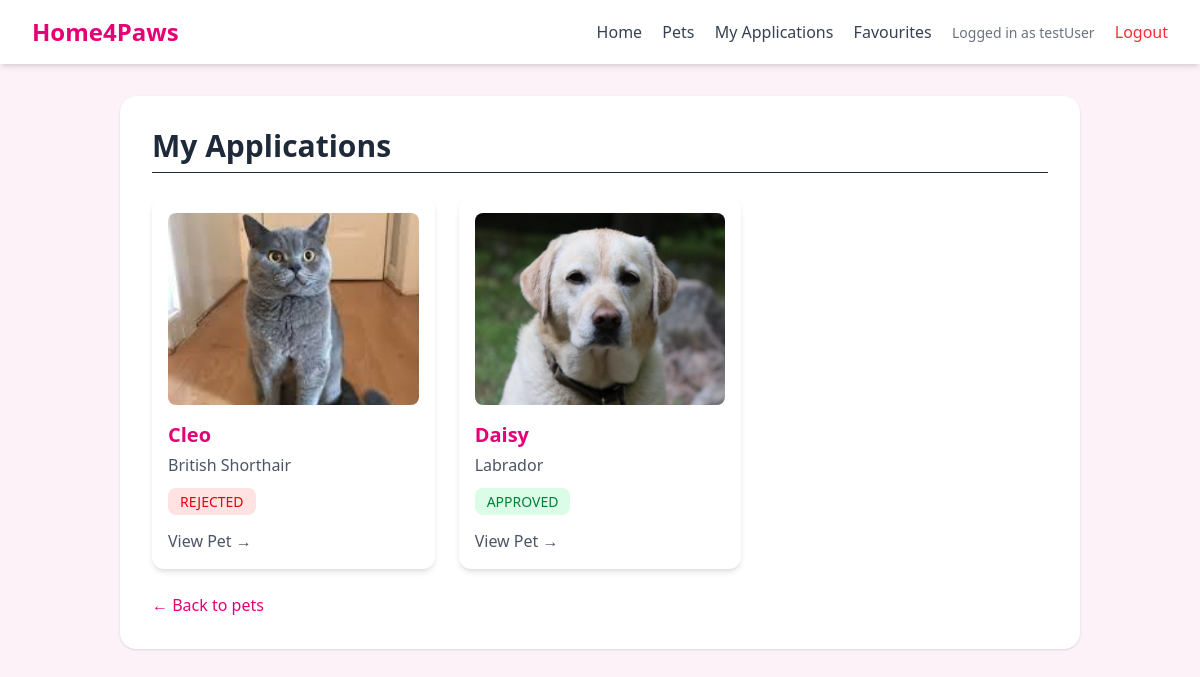
Page /my-applications/ (signed in) on the earlier database version.
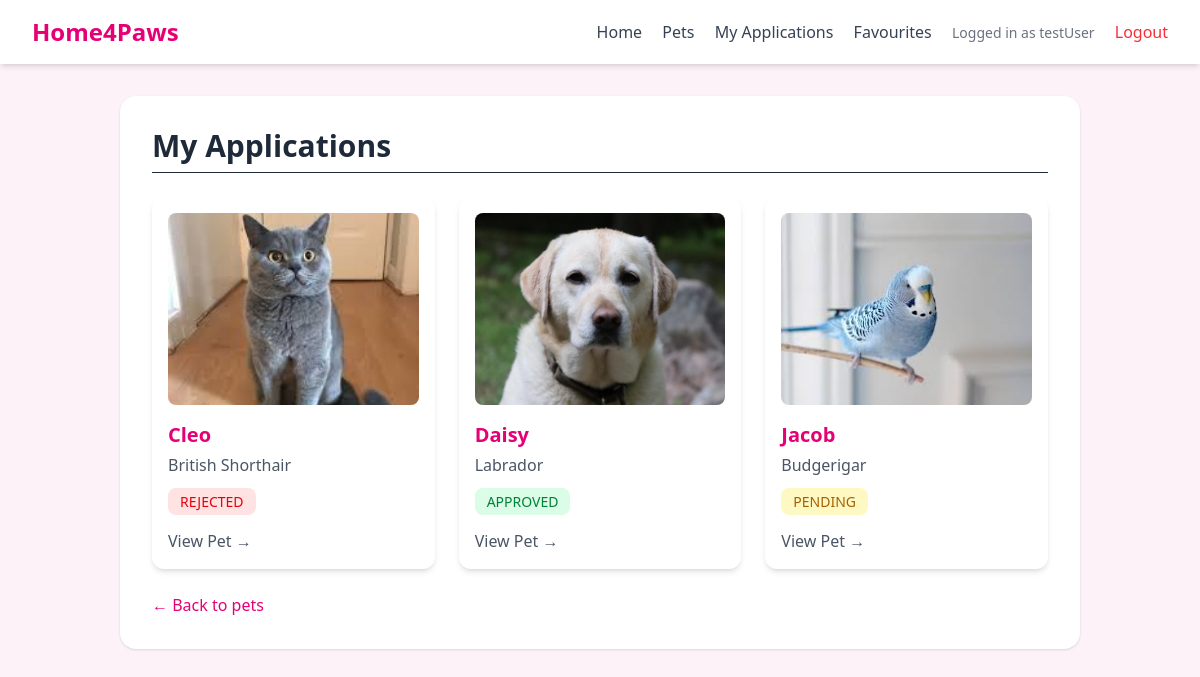
Same page on the later database version.
### core/models.py (models this page shows, shortened)
class AdoptionApplication(models.Model):
    STATUS_CHOICES = [
        ('PENDING', 'Pending'),
        ('APPROVED', 'Approved'),
        ('REJECTED', 'Rejected'),
    ]
    user = models.ForeignKey(User, on_delete=models.CASCADE)
    pet = models.ForeignKey(Pet, on_delete=models.CASCADE)
    application_text = models.TextField()
    housing_type = models.CharField(max_length=50, blank=True)
    has_garden = models.BooleanField(default=False)
    near_park = models.BooleanField(default=False)
    has_other_pets = models.BooleanField(default=False)
    pet_experience = models.TextField(blank=True)
    hours_alone = models.IntegerField(default=0)
    reason = models.TextField(blank=True)
    status = models.CharField(max_length=10, choices=STATUS_CHOICES, default='PENDING')
    created_at = models.DateTimeField(auto_now_add=True)

class Pet(models.Model):#all of the pets
    PET_TYPE_CHOICES = [
        ('DOG', 'Dog'),
        ('CAT', 'Cat'),
        ('OTHER', 'Other'),
    ]
    STATUS_CHOICES = [
        ('AVAILABLE', 'Available'),
        ('ADOPTED', 'Adopted'),
    ]
    shelter = models.ForeignKey(Shelter, on_delete=models.CASCADE)
    name = models.CharField(max_length=100)
    pet_type = models.CharField(max_length=10, choices=PET_TYPE_CHOICES)
    breed = models.CharField(max_length=100)
    age = models.IntegerField()
    gender = models.CharField(max_length=10)
    description = models.TextField()
    vaccination_status = models.BooleanField(default=False)
    status = models.CharField(max_length=10, choices=STATUS_CHOICES, default='AVAILABLE')
    image = models.ImageField(upload_to='pet_images/', blank=True, null=True)

### core/views.py (the view)
# urls.py: path('my-applications/', views.my_applications, name='my_applications'),
@login_required
def my_applications(request):
    applications = AdoptionApplication.objects.filter(user=request.user)
    return render(request, 'core/my_applications.html', {'applications': applications})

### core/templates/core/my_applications.html
{% extends 'core/base.html' %}
{% block content %}
<h1 class="text-3xl font-bold text-gray-800 mb-6 border-b pb-2">
    My Applications
</h1>
<div class="grid grid-cols-1 md:grid-cols-2 lg:grid-cols-3 gap-6">
    {% for app in applications %}
        <div class="bg-white rounded-xl shadow-md p-4 hover:shadow-lg transition">
            {% if app.pet.image %}
                <img src="{{ app.pet.image.url }}"
                     alt="{{ app.pet.name }}"
                     class="w-full h-48 object-cover rounded-lg mb-4">
            {% endif %}
            <h2 class="text-xl font-semibold text-pink-600">
                {{ app.pet.name }}
            </h2>
            <p class="text-gray-600 mt-1">
                {{ app.pet.breed }}
            </p>
            <div class="mt-3">
                <span class="
                    px-3 py-1 rounded-lg text-sm
                    {% if app.status == 'APPROVED' %}
                        bg-green-100 text-green-700
                    {% elif app.status == 'REJECTED' %}
                        bg-red-100 text-red-600
                    {% else %}
                        bg-yellow-100 text-yellow-700
                    {% endif %}
                ">
                    {{ app.status }}
                </span>
            </div>
            <div class="mt-4">
                <a href="{% url 'pet_detail' app.pet.id %}"
                   class="text-gray-600 hover:underline">
                    View Pet →
                </a>
            </div>
        </div>
    {% empty %}
        <p class="text-gray-600">You have no applications.</p>
    {% endfor %}
</div>
<div class="mt-6">
    <a href="{% url 'pet_list' %}" class="text-pink-600 hover:underline">
        ← Back to pets
    </a>
</div>
{% endblock %}

Differences in the rows shown:
added AdoptionApplication: pet.image (picture), pet.name "Jacob", pet.breed "Budgerigar", status "PENDING"
